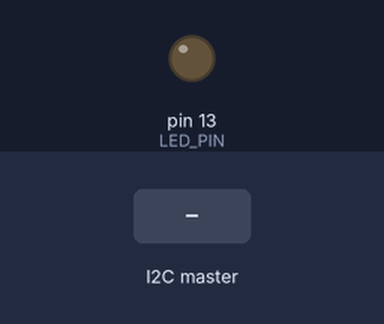
Bench run of a sketch on a simulated Arduino Uno, built with avr-gcc and run on an emulated ATmega328P. Parts: output pins drawn as LEDs (lit = HIGH). The inputs (shaded band) are chosen by the test bench.

Above: at 1.2 s.
1.3 s: the I2C master sends the byte 1
At 1.6 s:
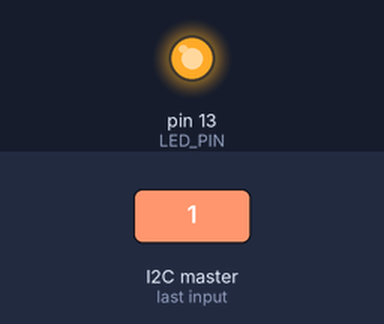
Timing chart, 0 to 4.3 s (numbered marks = the images above; inputs shaded):
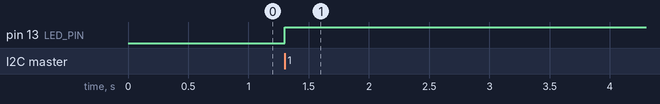

The sketch:

i2c_test_arduino.ino
```cpp
#include <Wire.h>

#define LED_PIN       13
#define SLAVE_ADDRESS 0x07

int number = 0;
int state  = 0;

void setup() {
  pinMode(LED_PIN, OUTPUT);

  // initialize i2c
  Wire.begin(SLAVE_ADDRESS);

  // define i2c callbacks
  Wire.onReceive(receiveData);
  Wire.onRequest(sendData);
}

void loop() {
  delay(100);
}

// callback for received data
void receiveData(const int byteCount) {
  while (Wire.available()) {
    number = Wire.read();

    if (number == 1) {
      if (state == 0) {
        // turn LED on
        digitalWrite(LED_PIN, HIGH);
        state = 1;
      }
      else {
        // turn LED off
        digitalWrite(LED_PIN, LOW);
        state = 0;
      }
    }
  }
}

// callback for sending data
void sendData() {
  Wire.write(number);
}
```

Measured:
- after the input at 1.3 s, pin 13 (LED_PIN): LOW → HIGH at once
